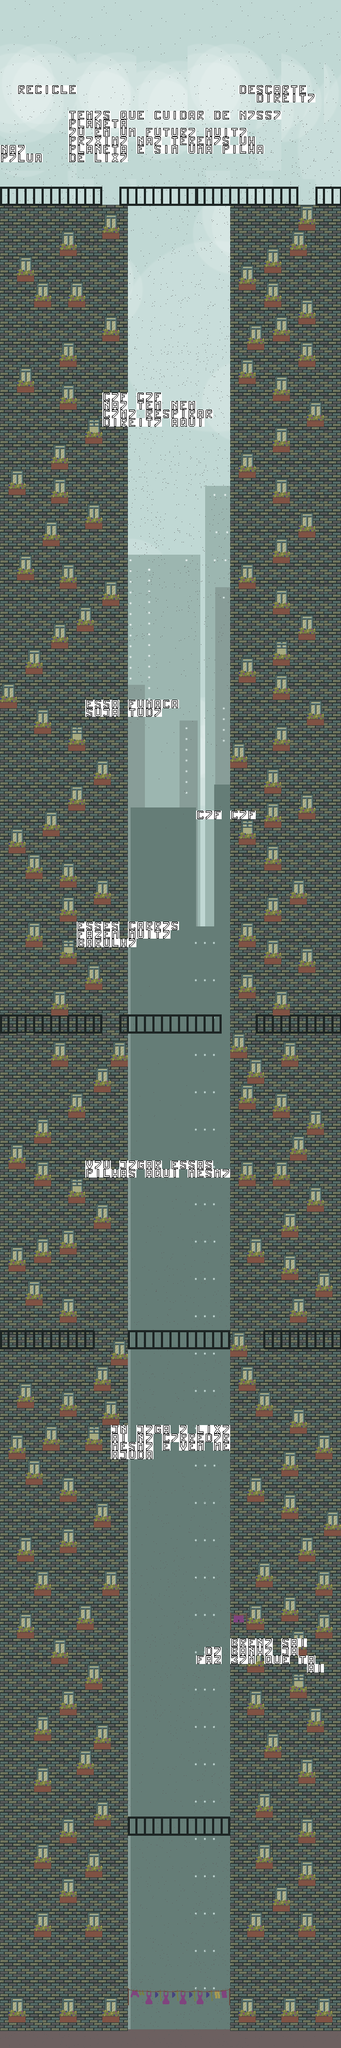

Rendered tile map (Tiled .tmx) drawn with the repository's tilesets; below, a short description and the map source with its tile grids summarised:
An orthogonal 40x240 tile map with 16x16 px tiles, 6 tile layers (Camada de Tiles 1, Camada de Tiles 2, Camada de Tiles 3, Camada de Tiles 4, ...), 4 tilesets and 184 objects.

<map version="1.5" tiledversion="1.5.0" orientation="orthogonal" renderorder="right-down" width="40" height="240" tilewidth="16" tileheight="16" infinite="0" nextlayerid="9" nextobjectid="230">
 <tileset firstgid="1" source="CENARIO.tsx" />
 <tileset firstgid="8681" source="Yara_sena.tsx" />
 <tileset firstgid="8809" source="Contru.tsx" />
 <tileset firstgid="8873" source="Letras.tsx" />
 <objectgroup id="4" name="4,5">
  <object id="1" x="0" y="3808" width="640" height="32" />
  <object id="2" x="608" y="0" width="16" height="3808" />
  <object id="6" x="-16" y="0" width="16" height="3808" />
  <object id="7" x="16" y="3776" width="32" height="16" />
  <object id="8" x="112" y="3776" width="32" height="16" />
  <object id="9" x="192" y="3776" width="32" height="16" />
  <object id="10" x="448" y="3776" width="32" height="16" />
  <object id="11" x="528" y="3776" width="32" height="16" />
  <object id="12" x="592" y="3776" width="32" height="16" />
  <object id="14" x="240" y="3440" width="192" />
  <object id="18" x="64" y="3616" width="32" height="16" />
  <object id="19" x="160" y="3616" width="32" height="16" />
  <object id="20" x="464" y="3616" width="32" height="16" />
  <object id="21" x="560" y="3616" width="32" height="16" />
  <object id="25" x="512" y="3568" width="32" height="16" />
  <object id="26" x="560" y="3520" width="32" height="16" />
  <object id="27" x="480" y="3488" width="32" height="16" />
  <object id="28" x="560" y="3440" width="32" height="16" />
  <object id="29" x="480" y="3392" width="32" height="16" />
  <object id="30" x="560" y="3328" width="32" height="16" />
  <object id="31" x="64" y="3344" width="32" height="16" />
  <object id="35" x="64" y="3344" width="32" height="16" />
  <object id="36" x="496" y="3280" width="32" height="16" />
  <object id="37" x="576" y="3232" width="32" height="16" />
  <object id="38" x="464" y="3200" width="32" height="16" />
  <object id="39" x="544" y="3168" width="32" height="16" />
  <object id="44" x="544" y="3088" width="32" height="16" />
  <object id="45" x="592" y="3056" width="16" height="16" />
  <object id="46" x="528" y="3024" width="32" height="16" />
  <object id="47" x="464" y="3040" width="32" height="16" />
  <object id="48" x="480" y="2960" width="32" height="16" />
  <object id="49" x="592" y="2976" width="32" height="16" />
  <object id="50" x="560" y="2912" width="32" height="16" />
  <object id="51" x="528" y="2832" width="32" height="16" />
  <object id="52" x="464" y="2800" width="32" height="16" />
  <object id="53" x="528" y="2752" width="32" height="16" />
  <object id="54" x="592" y="2720" width="32" height="16" />
  <object id="55" x="112" y="3552" width="32" height="16" />
  <object id="56" x="160" y="3504" width="32" height="16" />
  <object id="57" x="64" y="3488" width="32" height="16" />
  <object id="58" x="112" y="3440" width="32" height="16" />
  <object id="59" x="176" y="3408" width="32" height="16" />
  <object id="60" x="144" y="3312" width="32" height="16" />
  <object id="61" x="176" y="3264" width="32" height="16" />
  <object id="62" x="64" y="3248" width="32" height="16" />
  <object id="63" x="112" y="3200" width="32" height="16" />
  <object id="64" x="160" y="3152" width="32" height="16" />
  <object id="67" x="32" y="3056" width="32" height="16" />
  <object id="68" x="144" y="3040" width="32" height="16" />
  <object id="69" x="192" y="2976" width="32" height="16" />
  <object id="70" x="64" y="2976" width="32" height="16" />
  <object id="71" x="32" y="2912" width="32" height="16" />
  <object id="72" x="112" y="2896" width="32" height="16" />
  <object id="73" x="176" y="2848" width="32" height="16" />
  <object id="74" x="112" y="2800" width="32" height="16" />
  <object id="75" x="48" y="2768" width="32" height="16" />
  <object id="77" x="160" y="2704" width="32" height="16" />
  <object id="80" x="80" y="2704" width="32" height="16" />
  <object id="81" x="16" y="2720" width="32" height="16" />
  <object id="82" x="32" y="2624" width="32" height="16" />
  <object id="83" x="112" y="2640" width="32" height="16" />
  <object id="84" x="176" y="2592" width="32" height="16" />
  <object id="86" x="192" y="2656" width="32" height="16" />
  <object id="87" x="208" y="2544" width="32" height="16" />
  <object id="89" x="544" y="2672" width="32" height="16" />
  <object id="91" x="480" y="2640" width="32" height="16" />
  <object id="92" x="448" y="2592" width="32" height="16" />
  <object id="93" x="432" y="2528" width="32" height="16" />
  <object id="94" x="496" y="2528" width="144" />
  <object id="95" x="240" y="2528" width="192" />
  <object id="96" x="0" y="2528" width="176" />
  <object id="97" x="544" y="2464" width="32" height="16" />
  <object id="98" x="592" y="2416" width="32" height="16" />
  <object id="99" x="528" y="2384" width="32" height="16" />
  <object id="100" x="464" y="2352" width="32" height="16" />
  <object id="101" x="528" y="2304" width="32" height="16" />
  <object id="102" x="576" y="2256" width="32" height="16" />
  <object id="104" x="512" y="2208" width="32" height="16" />
  <object id="105" x="448" y="2208" width="32" height="16" />
  <object id="107" x="544" y="2160" width="32" height="16" />
  <object id="108" x="576" y="2112" width="32" height="16" />
  <object id="109" x="512" y="2080" width="32" height="16" />
  <object id="110" x="448" y="2064" width="32" height="16" />
  <object id="111" x="464" y="2016" width="32" height="16" />
  <object id="112" x="528" y="1984" width="32" height="16" />
  <object id="114" x="512" y="1888" width="32" height="16" />
  <object id="115" x="448" y="1856" width="32" height="16" />
  <object id="116" x="496" y="1792" width="32" height="16" />
  <object id="117" x="560" y="1808" width="32" height="16" />
  <object id="120" x="448" y="1760" width="32" height="16" />
  <object id="121" x="496" y="1712" width="32" height="16" />
  <object id="122" x="544" y="1680" width="32" height="16" />
  <object id="123" x="496" y="1616" width="32" height="16" />
  <object id="124" x="448" y="1568" width="32" height="16" />
  <object id="127" x="496" y="1536" width="32" height="16" />
  <object id="128" x="560" y="1520" width="32" height="16" />
  <object id="129" x="496" y="1472" width="32" height="16" />
  <object id="130" x="432" y="1424" width="32" height="16" />
  <object id="131" x="512" y="1392" width="32" height="16" />
  <object id="132" x="576" y="1344" width="32" height="16" />
  <object id="133" x="512" y="1296" width="32" height="16" />
  <object id="134" x="448" y="1264" width="32" height="16" />
  <object id="135" x="512" y="1232" width="32" height="16" />
  <object id="136" x="560" y="1184" width="32" height="16" />
  <object id="137" x="512" y="1136" width="32" height="16" />
  <object id="138" x="448" y="1088" width="32" height="16" />
  <object id="139" x="512" y="1040" width="32" height="16" />
  <object id="140" x="560" y="992" width="32" height="16" />
  </objectgroup>
 <objectgroup id="5" name="toca">
  <!-- 2 objects omitted --></objectgroup>
 <layer id="1" name="Camada de Tiles 1" width="40" height="240">
  <data>[9600 cells, 9600 non-empty, 2867 distinct tile ids]</data>
 </layer>
 <layer id="2" name="Camada de Tiles 2" width="40" height="240">
  <data>[9600 cells, 27 non-empty, 5 distinct tile ids]</data>
 </layer>
 <layer id="3" name="Camada de Tiles 3" width="40" height="240">
  <data>[9600 cells, 1154 non-empty, 28 distinct tile ids]</data>
 </layer>
 <layer id="6" name="Camada de Tiles 4" width="40" height="240">
  <data>[9600 cells, 880 non-empty, 14 distinct tile ids]</data>
 </layer>
 <layer id="7" name="Camada de Tiles 5" width="40" height="240">
  <data>[9600 cells, 232 non-empty, 4 distinct tile ids]</data>
 </layer>
 <layer id="8" name="falas" width="40" height="240">
  <data>[9600 cells, 310 non-empty, 26 distinct tile ids]</data>
 </layer>
</map>
<!-- 76 of 184 objects omitted -->